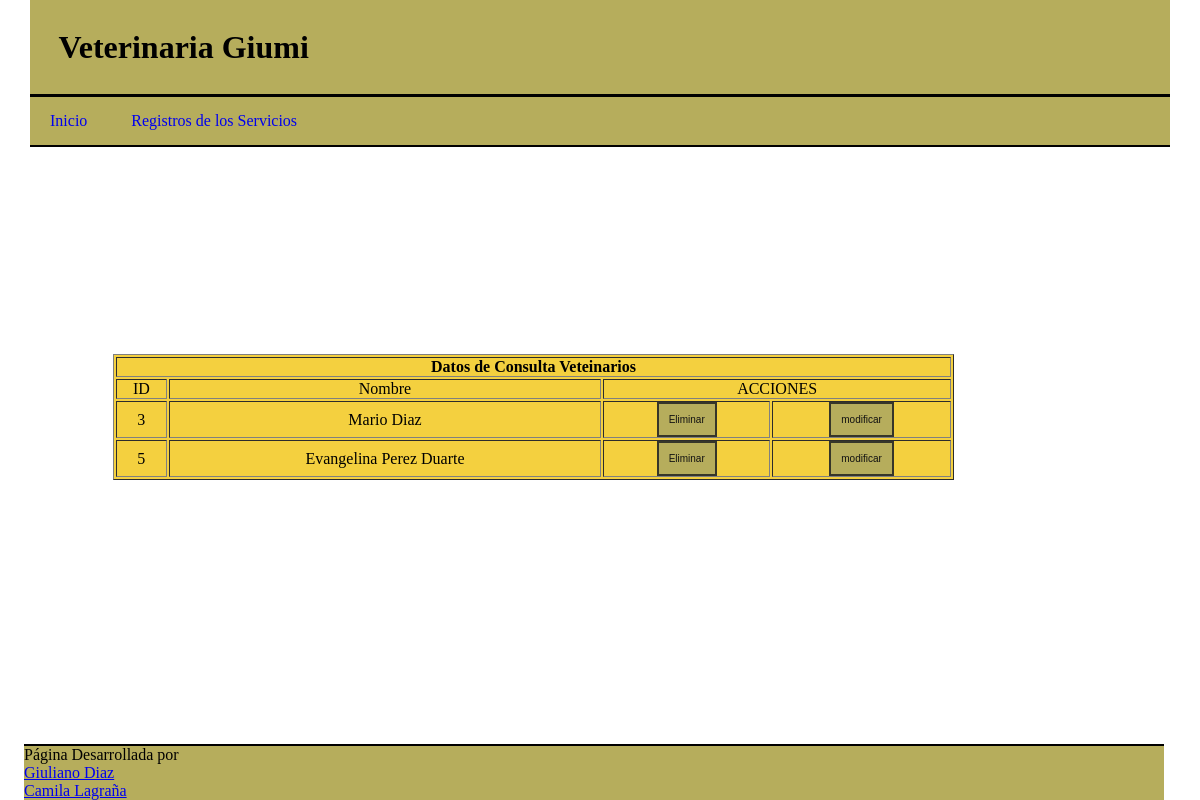
Page /registros3.php on the committed database.
### tables this page shows
CREATE TABLE `veterinario` (
  `cod_vet` int(11) NOT NULL,
  `nom_vet` varchar(45) DEFAULT NULL
);

### registros3.php (the view, shortened to what this page needs)
<html>
        <head>
            <link rel="stylesheet"type="text/css"href="css.css"/>
        </head>
    <body>
    <div class="titu">
            <h1>Veterinaria Giumi</h1>
            <hr size=5 color="black">
        <nav class="menu">
			<ul class="navegacion">
            <li><a href="index.php">Inicio</a></li>
			<li><a href="registros2.php">Registros de los Servicios</a>
				</ul>
            <hr size=3 color="black">
		</nav>
    </div>
        <div id="regis">
            <table width="841" border="1" align="left" bgcolor="#f4d03f">
            <tr>
                <th colspan="7 " align="center">Datos de Consulta Veteinarios</th>
            </tr>
                <tr>
                    <td><center>ID</center></td>
                    <td><center>Nombre</center></td>
                    <td colspan="2" align="center">ACCIONES</td>
                </tr>
                <?php
                        include('cone.php');
                        $consulta=mysqli_query($conexion,"SELECT * FROM veterinario");
                        while($filas=mysqli_fetch_array($consulta)) {
                    ?>
                    <tr>
                        <td><center><?php echo $filas['cod_vet']?></center></td>
                        <td><center><?php echo $filas['nom_vet']?></center></td>
                        <td>
                        <form action="registros3.php" method="Post">
                        <center><input class="bt" id="btn" name="borrar" type="submit" value="Eliminar" /></center></td>
                    <td>
                    <form  action="actualizar4.php" method="Post">
                        <center><input class="bt" id="btn" name="mod" type="submit" value="modificar" /></center>
                    </form>
                    </td>
                   </tr>
                <?php
                    }
                ?>
                </table>
        </div>
        <footer class="titu">
            <hr size=3 color="black">
            Página Desarrollada por <ul class="no"><li><a href="https://www.instagram.com/giuliano_diaz11/">Giuliano Diaz</a></li><li><a href="https://www.instagram.com/cam.lagrana/">Camila Lagraña</a></li></ul>
        </footer>
    </body>
</html>

### css.css (style rules this page uses)
* { padding: 0; margin: 0; -webkit-box-sizing: border-box; -moz-box-sizing: border-box; box-sizing: border-box; }
body { background-image: url("http://cinnamonstyle.pe/wp-content/uploads/2018/03/wallpaper.wiki-Cat-Wallpaper-Tumblr-PIC-WPC007434.jpg"); }
table { position: absolute; right: 20.5%; bottom: 40%; }
.titu { width: 95%; max-width: 2000px; margin: auto; background-color: rgb(182, 173, 92) }
h1 { background-color: rgb(182, 173, 92); padding: 2.5%; }
.navegacion > li { display:inline-block; }
.navegacion > li > a { display:block; padding: 15px 20px; text-decoration:none; }
.bt { text-decoration: none; padding: 10px; font-weight: 450; font-size: 10px; color: #111111; background-color: rgb(182, 173, 92); border: 2px solid #363629; }
footer { position: absolute; bottom: 0%; right: 3%; }
.no { list-style: none; }

### rows in the picture
veterinario: cod_vet "3", nom_vet "Mario Diaz"
veterinario: cod_vet "5", nom_vet "Evangelina Perez Duarte"
